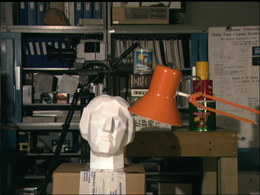
%> input picture Arjun_hw3/imL.png, 260 x 195 px, shrunk from 384 x 288 before the run
$ octave tra.m   (GNU Octave 9; MATLAB toolbox functions it lacks are replaced by stand-ins)
%> lines starting %> are read from the running program, lines starting %| are printed output that depends on the picture
tic;
imL=rgb2gray(imread('C:\Users\arjun\Documents\vt_stuff\CV Lynn Abott\project\stereo-pairs\tsukuba\imL.png'));
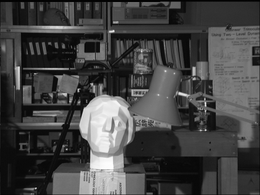
%> imL: size 195x260 uint8; min 0, max 255, mean 68.4
imR=rgb2gray(imread('C:\Users\arjun\Documents\vt_stuff\CV Lynn Abott\project\stereo-pairs\tsukuba\imR.png'));
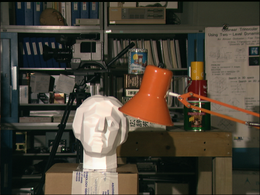
%> input picture Arjun_hw3/imR.png, 260 x 195 px, shrunk from 384 x 288 before the run
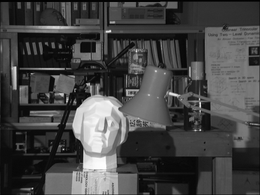
%> imR: size 195x260 uint8; min 0, max 255, mean 68.7
% imL=rgb2gray(imread('C:\Users\arjun\Documents\vt_stuff\CV Lynn Abott\project\stereo-pairs\teddy\imL.png'));
% imR=rgb2gray(imread('C:\Users\arjun\Documents\vt_stuff\CV Lynn Abott\project\stereo-pairs\teddy\imR.png'));
template_size=7;
max_disp_colsize=24;

%-----------------------------------------------------------------------
% initialize disparity map to same size as imL
disparity_map= zeros(size(imL,1),size(imL,2));
%
% template traverses over imL
for jj=1:size(imL,1)-template_size+1
    for ii=1:size(imL,2)-template_size+1 % one horizontal sweep
        template= imL(jj:jj+template_size-1,ii:ii+template_size-1);
        %showTemplatePos(template,imL, ii, jj);
        templateCenterRow=jj+floor(template_size/2);
        templateCenterCol=ii+floor(template_size/2);
        %showTemplatePos([1,1],imL, templateCenterCol, templateCenterRow);

        %--------------------------------------------------------------
        % match template against disparity window in imR
        disp_win_colst= max(1,templateCenterCol-floor(2*max_disp_colsize/3));
        disp_win_colend= min(size(imR,2), templateCenterCol+floor(max_disp_colsize/3));
        % Note : start and end rows of disparity window are same as template
        disp_window= imR(jj:jj+template_size-1,disp_win_colst:disp_win_colend);
        %showDisparityWinPos(disp_window,imR, disp_win_colst,disp_win_colend, jj);

        % Look for match for template in disparity window
        disp_vector= ones(size(disp_window,2)-template_size,1);
        disp_vect_center= templateCenterCol - disp_win_colst;
        %disp(size(disp_vector));
        for i=1:size(disp_window,2)-template_size
            disp_vector(i)= sum(sum(abs(template - disp_window(:,i:i+template_size-1))));
        end
        %disp(disp_vector);
        %disp(min(disp_vector));
        %tic; pause(10); toc;
        %------------------------------------------------------------

        % Store min disp position from disp_vector in disparity_map
        [min_val, min_pos]=min(disp_vector);
        %disp(min_val);
        %disp(min_pos);
        %tic; pause(10); toc;
        %disparity_map(templateCenterRow,templateCenterCol)= abs(min_pos-templateCenterCol);
        disparity_map(templateCenterRow,templateCenterCol)= abs(min_pos-disp_vect_center);
    end
end
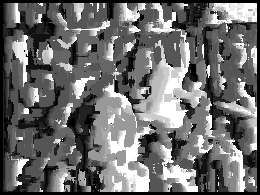
%> disparity_map: size 195x260 double; min 0, max 15, mean 6.47; drawn with min black and max white
%> after the loop, disp_vector = [555; 489; 393; 306; 218; 124; 41; 5; 4; 5; 13; 31; 49]
%--------------------------------------------------------------------------

% Display output disparity map
imshow(mat2gray(disparity_map));
toc;

%--------------------------------------------------------------------------
% Output :
%Elapsed time is ? seconds.
%--------------------------------------------------------------------------

% - v5
